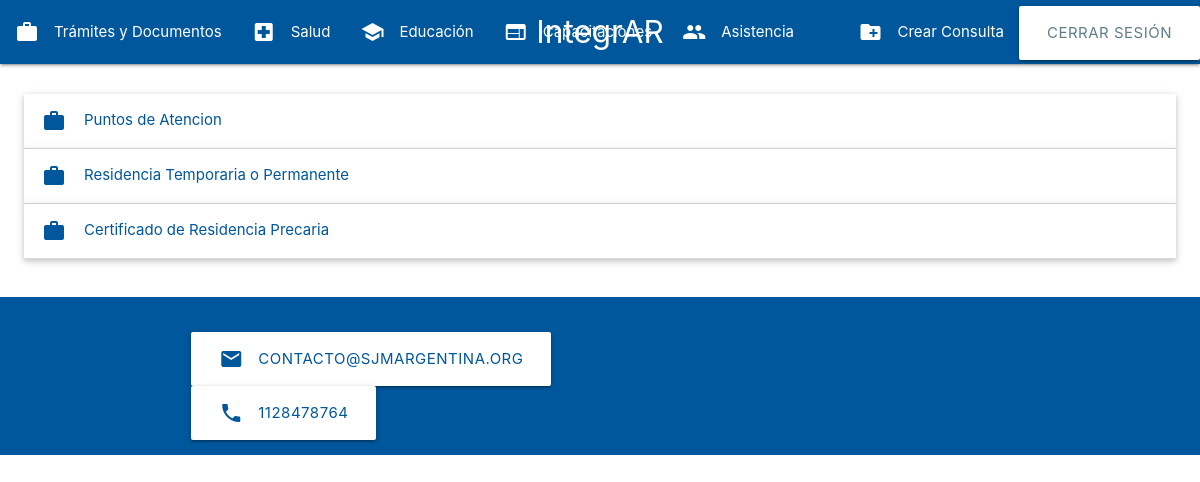
Screenshot of /consultas/tramites (signed in) with the database file from the repository.
### consultas/models.py (models this page shows, shortened)
class Consulta(models.Model):
    titulo = models.CharField(max_length=200)
    descripcion = models.TextField()
    categoria = models.ForeignKey(Categoria, on_delete=models.CASCADE, related_name='consultas', null=True)  # Permite nulos temporalmente
    enlace = models.URLField(blank=True, null=True)

### consultas/views.py (the view)
# urls.py: path('consultas/tramites', views.tramites, name='tramites'),
def tramites(request, categoria_id=None):
    categoria_tramites = Categoria.objects.get(nombre="Tramites")
    consultas_tramites = Consulta.objects.filter(categoria=categoria_tramites)
    return render(request, 'tramites.html', {'consultas': consultas_tramites})

### consultas/templates/tramites.html (shortened to what this page needs)
<!DOCTYPE html>
<html lang="es">
<body>
    {% include 'navbar.html' %}
    <ul class="collapsible popout">
        {% for consulta in consultas %}
        <li>
          <div class="collapsible-header light-blue-text text-darken-4"><i class="material-icons">work</i>{{ consulta.titulo }}</div>
        </li>
        {% empty %}
            <p>No hay consultas en la categoría Tramites y Documentacion.</p>
        {% endfor %}
    </ul>
    {% include 'footer.html' %}
</body>
</html>

### rows the page displays
Consulta: titulo "Puntos de Atencion"
Consulta: titulo "Residencia Temporaria o Permanente"
Consulta: titulo "Certificado de Residencia Precaria"
